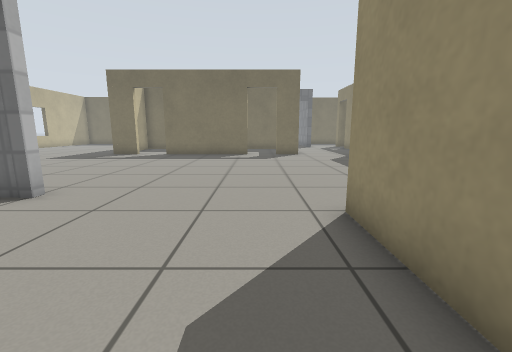
[1] (above)

24 first-person views from a walk through a Gazebo world. The camera is 0.72 m above the floor, tilts 10° down and sees 90° across. The floor is counted in squares, 0.5 m on a side. Each view is taken from the middle of a square. On the plan, view 1 faces up. The plan holds only what a view shows up to about 13 squares ahead; the rest is blank. The place goes on beyond the plan. Gazebo's built-in surfaces are drawn with simple patterns.

[2]
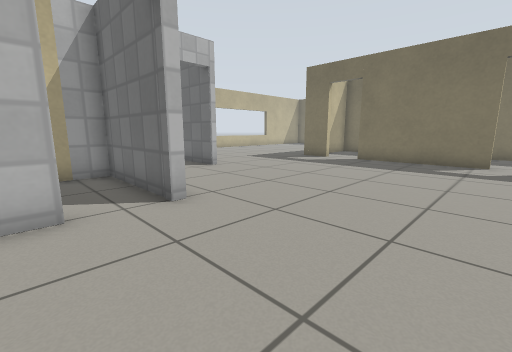

[3]
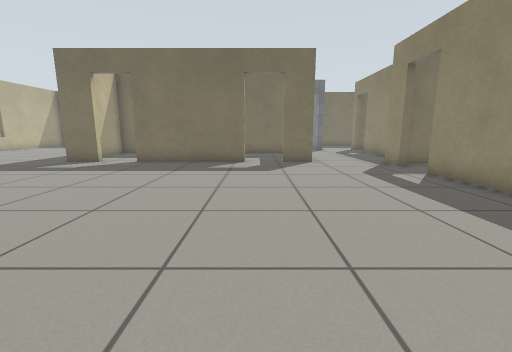

[4]
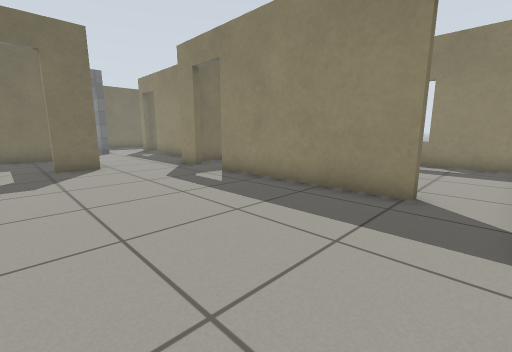

[5]
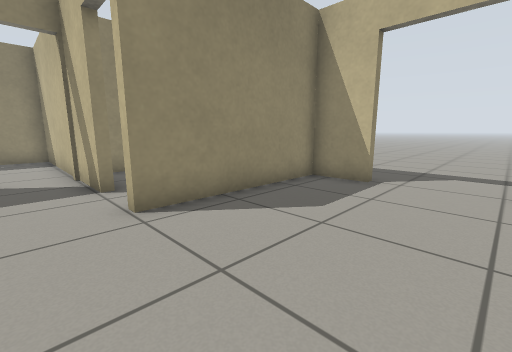

[6]
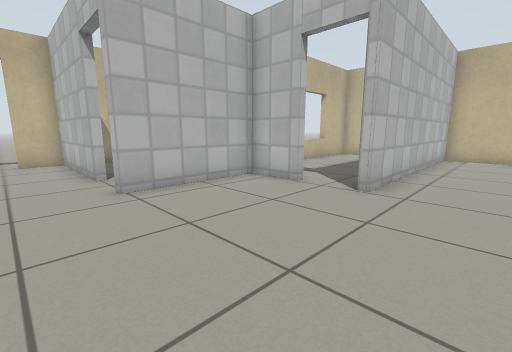

[7]
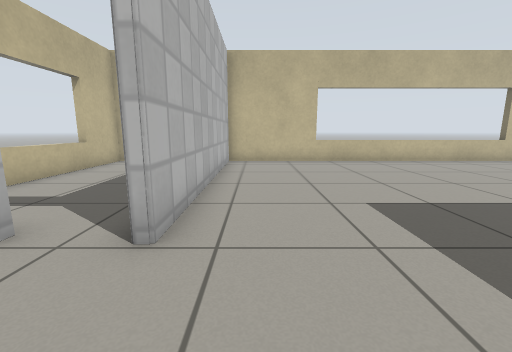

[8]
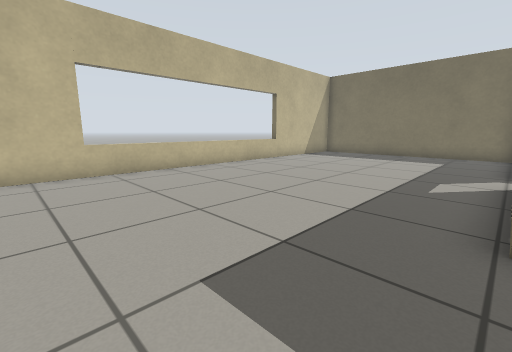

[9]
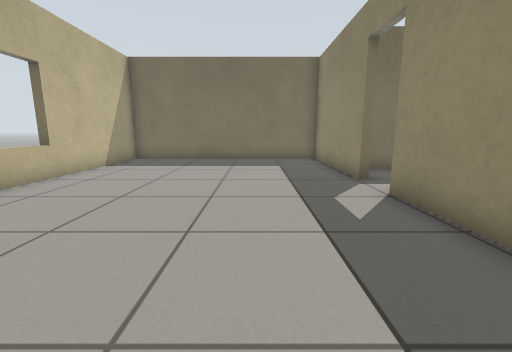

[10]
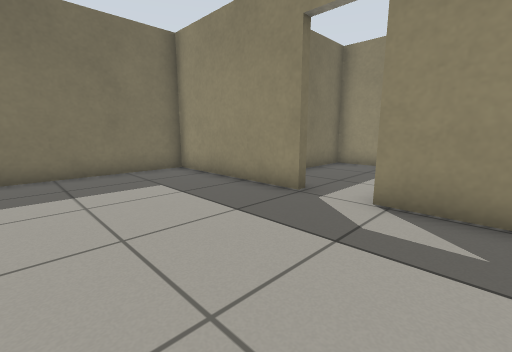

[11]
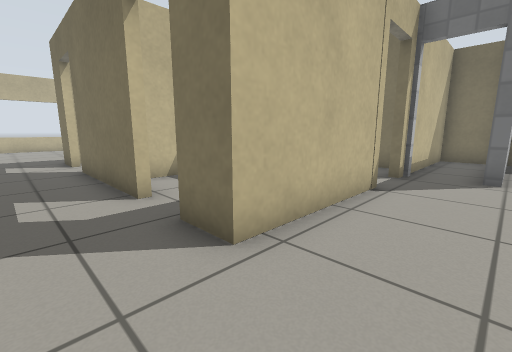

[12]
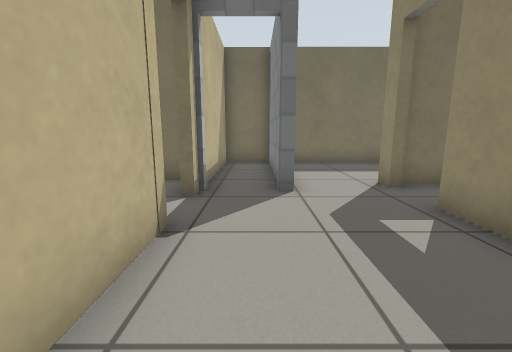

[13]
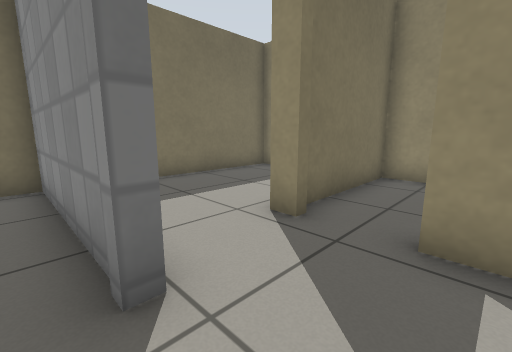

[14]
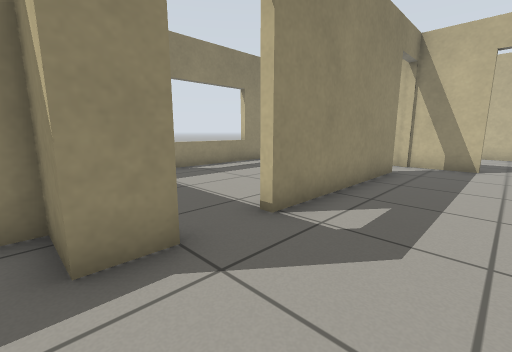

[15]
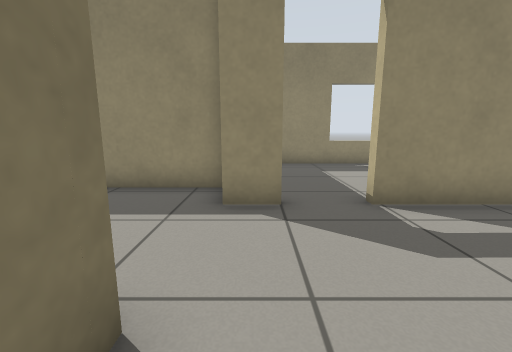

[16]
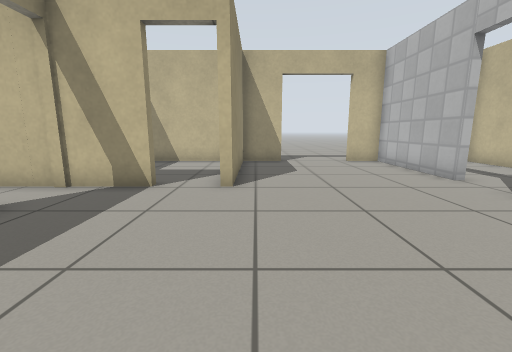

[17]
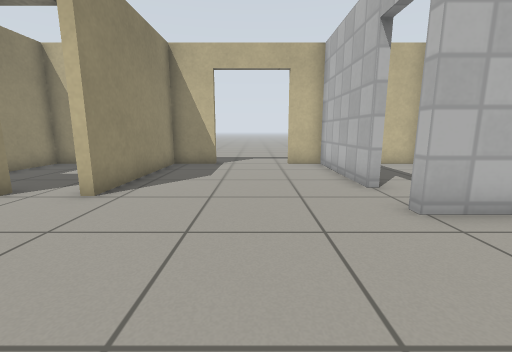

[18]
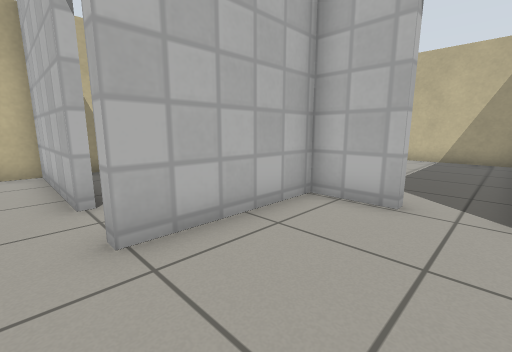

[19]
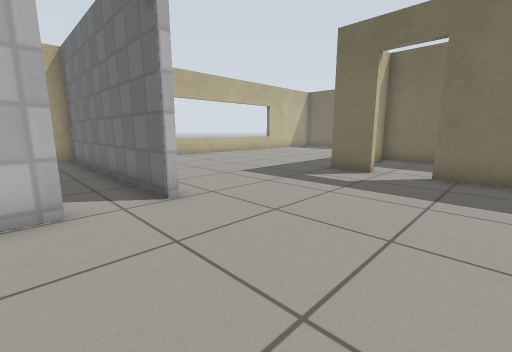

[20]
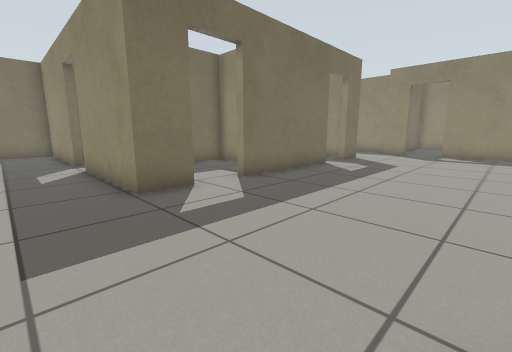

[21]
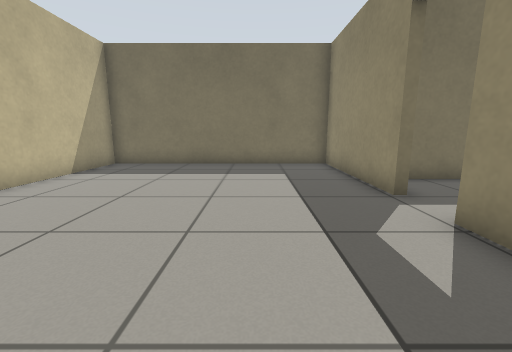

[22]
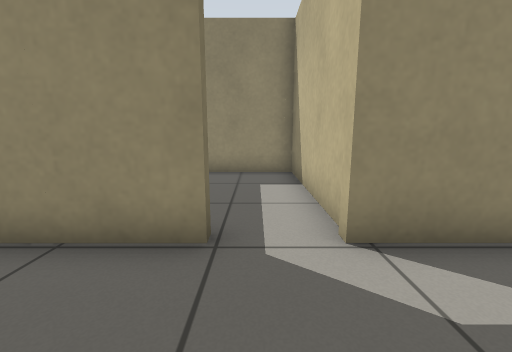

[23]
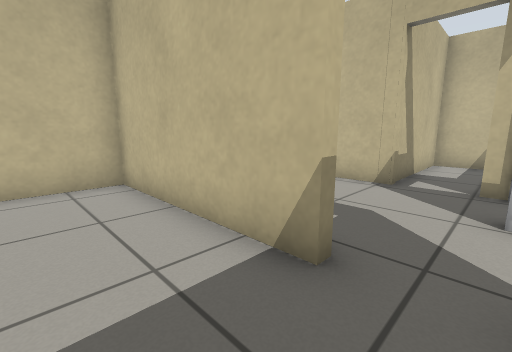

[24]
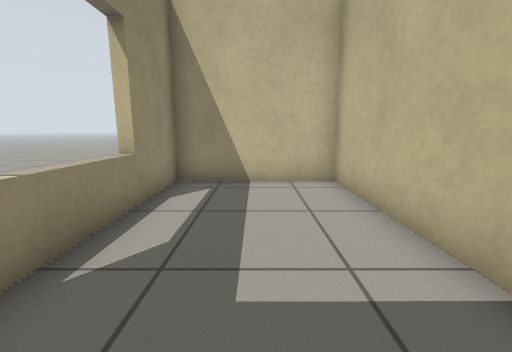

### Floor plan
Ten units are one square. View 1 is at (0, 0); x grows to the right and y downward. Boxes are objects, and circles mark ways between rooms. Rooms are numbered by the first view taken in them; rooms with no view inside come last. Other rooms are left out.
<svg viewBox="-188 -293 316 313">
<path fill="none" stroke="#000" d="M-74 -160 -89 -160 -89 -207M-5 -160 -56 -160M-91 -76 -91 -57 -47 -57M-89 -225 -89 -283 -126 -283M-49 -36 -49 13 -34 13M26 -207 26 -160 13 -160M59 -145 59 -157 74 -157 74 -218M36 -44 61 -44M49 -231 46 -231M59 -62 59 -127M-2 13 16 13 16 -44 20 -44M-146 -283 -183 -283 -183 -97 -90 -97M77 -218 77 -157 123 -157 123 -210M123 -225 123 -238 79 -238M80 -154 66 -154M61 -44 123 -44 123 -139M-90 -94 -183 -94 -183 -44 -125 -44M74 -234 74 -241M123 -284 123 -288 49 -288M49 -244 49 -231M-89 -207 -30 -207 -30 -246 -83 -246M26 13 68 13 68 -10M68 -27 68 -34M-91 -10 -91 13 -61 13M-47 -54 -91 -54 -91 -40M-63 -204 -86 -204M-30 -191 -30 -207M-28 -204 -48 -204M46 -231 46 -288 26 -288 26 -226M-28 -181 -28 -171M17 -204 -8 -204"/>
<circle cx="75" cy="-225" r="3" fill="#2a7"/>
<circle cx="60" cy="-135" r="3" fill="#2a7"/>
<circle cx="60" cy="-55" r="3" fill="#2a7"/>
<circle cx="-90" cy="-85" r="3" fill="#2a7"/>
<circle cx="60" cy="-230" r="3" fill="#2a7"/>
<circle cx="-90" cy="-215" r="3" fill="#2a7"/>
<circle cx="25" cy="-40" r="3" fill="#2a7"/>
<circle cx="-50" cy="-45" r="3" fill="#2a7"/>
<circle cx="-65" cy="-160" r="3" fill="#2a7"/>
<circle cx="5" cy="-160" r="3" fill="#2a7"/>
<text x="-60" y="-140">1</text>
<text x="100" y="-190">2</text>
<text x="90" y="-100">3</text>
<text x="-140" y="-70">4</text>
<text x="80" y="-260">5</text>
<text x="-60" y="-230">6</text>
<text x="40" y="-10">7</text>
<text x="-70" y="-20">8</text>
<text x="-60" y="-180">9</text>
<text x="30" y="-260">10</text>
<text x="-10" y="-180">11</text>
</svg>
Room 1 opens to room 2. Room 1 opens to room 3. Room 1 opens to room 4. Room 1 opens to room 5. Room 1 opens to room 6. Room 1 opens to room 7. Room 1 opens to room 8. Room 1 opens to room 9. Room 1 opens to room 11.

Where each view was taken, in squares from view 1:
view 1: 0 up, 0 right, facing up
view 2: 3 up, 0 right, facing up-left
view 3: 4 up, 0 right, facing up
view 4: 5 up, 0 right, facing up-right
view 5: 6 up, 3 left, facing down-right
view 6: 12 up, 3 left, facing down-left
view 7: 11 up, 6 left, facing left
view 8: 12 up, 9 left, facing up-left
view 9: 15 up, 12 left, facing up
view 10: 19 up, 14 left, facing up-right
view 11: 14 up, 5 right, facing up-left
view 12: 17 up, 4 right, facing up
view 13: 21 up, 4 right, facing up-right
view 14: 16 up, 3 right, facing down-right
view 15: 15 up, 1 right, facing right
view 16: 11 up, 1 right, facing down
view 17: 10 up, 2 left, facing down
view 18: 9 up, 4 left, facing down-left
view 19: 7 up, 4 left, facing up-left
view 20: 10 up, 11 left, facing up-right
view 21: 17 up, 12 left, facing up
view 22: 22 up, 12 left, facing right
view 23: 23 up, 10 right, facing down-left
view 24: 23 up, 10 right, facing down
